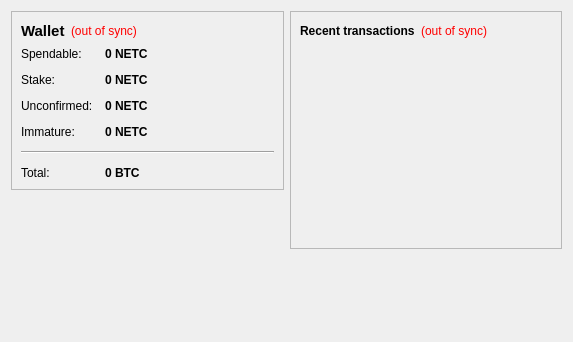
<?xml version="1.0" encoding="UTF-8"?>
<ui version="4.0">
 <class>OverviewPage</class>
 <widget class="QWidget" name="OverviewPage">
  <property name="geometry">
   <rect>
    <x>0</x>
    <y>0</y>
    <width>573</width>
    <height>342</height>
   </rect>
  </property>
  <property name="windowTitle">
   <string>Form</string>
  </property>
  <layout class="QHBoxLayout" name="horizontalLayout" stretch="1,1">
   <item>
    <layout class="QVBoxLayout" name="verticalLayout_2">
     <item>
      <widget class="QFrame" name="frame">
       <property name="frameShape">
        <enum>QFrame::StyledPanel</enum>
       </property>
       <property name="frameShadow">
        <enum>QFrame::Raised</enum>
       </property>
       <layout class="QVBoxLayout" name="verticalLayout_4">
        <item>
         <layout class="QHBoxLayout" name="horizontalLayout_4">
          <item>
           <widget class="QLabel" name="label_5">
            <property name="font">
             <font>
              <pointsize>11</pointsize>
              <weight>75</weight>
              <bold>true</bold>
             </font>
            </property>
            <property name="text">
             <string>Wallet</string>
            </property>
           </widget>
          </item>
          <item>
           <widget class="QLabel" name="labelWalletStatus">
            <property name="toolTip">
             <string>The displayed information may be out of date. Your wallet automatically synchronizes with the NetworkCoin network after a connection is established, but this process has not completed yet.</string>
            </property>
            <property name="styleSheet">
             <string notr="true">QLabel { color: red; }</string>
            </property>
            <property name="text">
             <string notr="true">(out of sync)</string>
            </property>
            <property name="alignment">
             <set>Qt::AlignLeading|Qt::AlignLeft|Qt::AlignVCenter</set>
            </property>
           </widget>
          </item>
          <item>
           <spacer name="horizontalSpacer_2">
            <property name="orientation">
             <enum>Qt::Horizontal</enum>
            </property>
            <property name="sizeHint" stdset="0">
             <size>
              <width>40</width>
              <height>20</height>
             </size>
            </property>
           </spacer>
          </item>
         </layout>
        </item>
        <item>
         <layout class="QFormLayout" name="formLayout_2">
          <property name="fieldGrowthPolicy">
           <enum>QFormLayout::AllNonFixedFieldsGrow</enum>
          </property>
          <property name="horizontalSpacing">
           <number>12</number>
          </property>
          <property name="verticalSpacing">
           <number>12</number>
          </property>
          <item row="0" column="0">
           <widget class="QLabel" name="label">
            <property name="text">
             <string>Spendable:</string>
            </property>
           </widget>
          </item>
          <item row="0" column="1">
           <widget class="QLabel" name="labelBalance">
            <property name="font">
             <font>
              <weight>75</weight>
              <bold>true</bold>
             </font>
            </property>
            <property name="cursor">
             <cursorShape>IBeamCursor</cursorShape>
            </property>
            <property name="toolTip">
             <string>Your current spendable balance</string>
            </property>
            <property name="text">
             <string notr="true">0 NETC</string>
            </property>
            <property name="textInteractionFlags">
             <set>Qt::LinksAccessibleByMouse|Qt::TextSelectableByKeyboard|Qt::TextSelectableByMouse</set>
            </property>
           </widget>
          </item>
          <item row="1" column="0">
           <widget class="QLabel" name="label_6">
            <property name="text">
             <string>Stake:</string>
            </property>
           </widget>
          </item>
          <item row="1" column="1">
           <widget class="QLabel" name="labelStake">
            <property name="font">
             <font>
              <weight>75</weight>
              <bold>true</bold>
             </font>
            </property>
            <property name="cursor">
             <cursorShape>IBeamCursor</cursorShape>
            </property>
            <property name="toolTip">
             <string>Total of coins that was staked, and do not yet count toward the current balance</string>
            </property>
            <property name="text">
             <string notr="true">0 NETC</string>
            </property>
            <property name="textInteractionFlags">
             <set>Qt::LinksAccessibleByMouse|Qt::TextSelectableByKeyboard|Qt::TextSelectableByMouse</set>
            </property>
           </widget>
          </item>
          <item row="2" column="0">
           <widget class="QLabel" name="label_3">
            <property name="text">
             <string>Unconfirmed:</string>
            </property>
           </widget>
          </item>
          <item row="2" column="1">
           <widget class="QLabel" name="labelUnconfirmed">
            <property name="font">
             <font>
              <weight>75</weight>
              <bold>true</bold>
             </font>
            </property>
            <property name="cursor">
             <cursorShape>IBeamCursor</cursorShape>
            </property>
            <property name="toolTip">
             <string>Total of transactions that have yet to be confirmed, and do not yet count toward the current balance</string>
            </property>
            <property name="text">
             <string notr="true">0 NETC</string>
            </property>
            <property name="textInteractionFlags">
             <set>Qt::LinksAccessibleByMouse|Qt::TextSelectableByKeyboard|Qt::TextSelectableByMouse</set>
            </property>
           </widget>
          </item>
          <item row="3" column="0">
           <widget class="QLabel" name="labelImmatureText">
            <property name="text">
             <string>Immature:</string>
            </property>
           </widget>
          </item>
          <item row="3" column="1">
           <widget class="QLabel" name="labelImmature">
            <property name="font">
             <font>
              <weight>75</weight>
              <bold>true</bold>
             </font>
            </property>
            <property name="toolTip">
             <string>Mined balance that has not yet matured</string>
            </property>
            <property name="text">
             <string notr="true">0 NETC</string>
            </property>
            <property name="textInteractionFlags">
             <set>Qt::LinksAccessibleByMouse|Qt::TextSelectableByKeyboard|Qt::TextSelectableByMouse</set>
            </property>
           </widget>
          </item>
          <item row="4" column="0" colspan="2">
           <widget class="Line" name="line">
            <property name="orientation">
             <enum>Qt::Horizontal</enum>
            </property>
           </widget>
          </item>
          <item row="5" column="0">
           <widget class="QLabel" name="labelTotalText">
            <property name="text">
             <string>Total:</string>
            </property>
           </widget>
          </item>
          <item row="5" column="1">
           <widget class="QLabel" name="labelTotal">
            <property name="font">
             <font>
              <weight>75</weight>
              <bold>true</bold>
             </font>
            </property>
            <property name="cursor">
             <cursorShape>IBeamCursor</cursorShape>
            </property>
            <property name="toolTip">
             <string>Your current total balance</string>
            </property>
            <property name="text">
             <string notr="true">0 BTC</string>
            </property>
            <property name="textInteractionFlags">
             <set>Qt::LinksAccessibleByMouse|Qt::TextSelectableByKeyboard|Qt::TextSelectableByMouse</set>
            </property>
           </widget>
          </item>
         </layout>
        </item>
       </layout>
      </widget>
     </item>
     <item>
      <spacer name="verticalSpacer_3">
       <property name="orientation">
        <enum>Qt::Vertical</enum>
       </property>
       <property name="sizeHint" stdset="0">
        <size>
         <width>20</width>
         <height>40</height>
        </size>
       </property>
      </spacer>
     </item>
     <item>
      <widget class="QLabel" name="label_2">
       <property name="text">
        <string/>
       </property>
       <property name="pixmap">
        <pixmap resource="../bitcoin.qrc">:/images/backg</pixmap>
       </property>
       <property name="scaledContents">
        <bool>false</bool>
       </property>
       <property name="alignment">
        <set>Qt::AlignCenter</set>
       </property>
      </widget>
     </item>
     <item>
      <spacer name="verticalSpacer">
       <property name="orientation">
        <enum>Qt::Vertical</enum>
       </property>
       <property name="sizeHint" stdset="0">
        <size>
         <width>20</width>
         <height>40</height>
        </size>
       </property>
      </spacer>
     </item>
    </layout>
   </item>
   <item>
    <layout class="QVBoxLayout" name="verticalLayout_3">
     <item>
      <widget class="QFrame" name="frame_2">
       <property name="frameShape">
        <enum>QFrame::StyledPanel</enum>
       </property>
       <property name="frameShadow">
        <enum>QFrame::Raised</enum>
       </property>
       <layout class="QVBoxLayout" name="verticalLayout">
        <item>
         <layout class="QHBoxLayout" name="horizontalLayout_2">
          <item>
           <widget class="QLabel" name="label_4">
            <property name="text">
             <string>&lt;b&gt;Recent transactions&lt;/b&gt;</string>
            </property>
           </widget>
          </item>
          <item>
           <widget class="QLabel" name="labelTransactionsStatus">
            <property name="toolTip">
             <string>The displayed information may be out of date. Your wallet automatically synchronizes with the NetworkCoin network after a connection is established, but this process has not completed yet.</string>
            </property>
            <property name="styleSheet">
             <string notr="true">QLabel { color: red; }</string>
            </property>
            <property name="text">
             <string notr="true">(out of sync)</string>
            </property>
            <property name="alignment">
             <set>Qt::AlignRight|Qt::AlignTrailing|Qt::AlignVCenter</set>
            </property>
           </widget>
          </item>
          <item>
           <spacer name="horizontalSpacer">
            <property name="orientation">
             <enum>Qt::Horizontal</enum>
            </property>
            <property name="sizeHint" stdset="0">
             <size>
              <width>40</width>
              <height>20</height>
             </size>
            </property>
           </spacer>
          </item>
         </layout>
        </item>
        <item>
         <widget class="QListView" name="listTransactions">
          <property name="styleSheet">
           <string notr="true">QListView { background: transparent; }</string>
          </property>
          <property name="frameShape">
           <enum>QFrame::NoFrame</enum>
          </property>
          <property name="verticalScrollBarPolicy">
           <enum>Qt::ScrollBarAlwaysOff</enum>
          </property>
          <property name="horizontalScrollBarPolicy">
           <enum>Qt::ScrollBarAlwaysOff</enum>
          </property>
          <property name="selectionMode">
           <enum>QAbstractItemView::NoSelection</enum>
          </property>
         </widget>
        </item>
       </layout>
      </widget>
     </item>
     <item>
      <spacer name="verticalSpacer_2">
       <property name="orientation">
        <enum>Qt::Vertical</enum>
       </property>
       <property name="sizeHint" stdset="0">
        <size>
         <width>20</width>
         <height>40</height>
        </size>
       </property>
      </spacer>
     </item>
    </layout>
   </item>
  </layout>
 </widget>
 <resources>
  <include location="../bitcoin.qrc"/>
 </resources>
 <connections/>
</ui>
